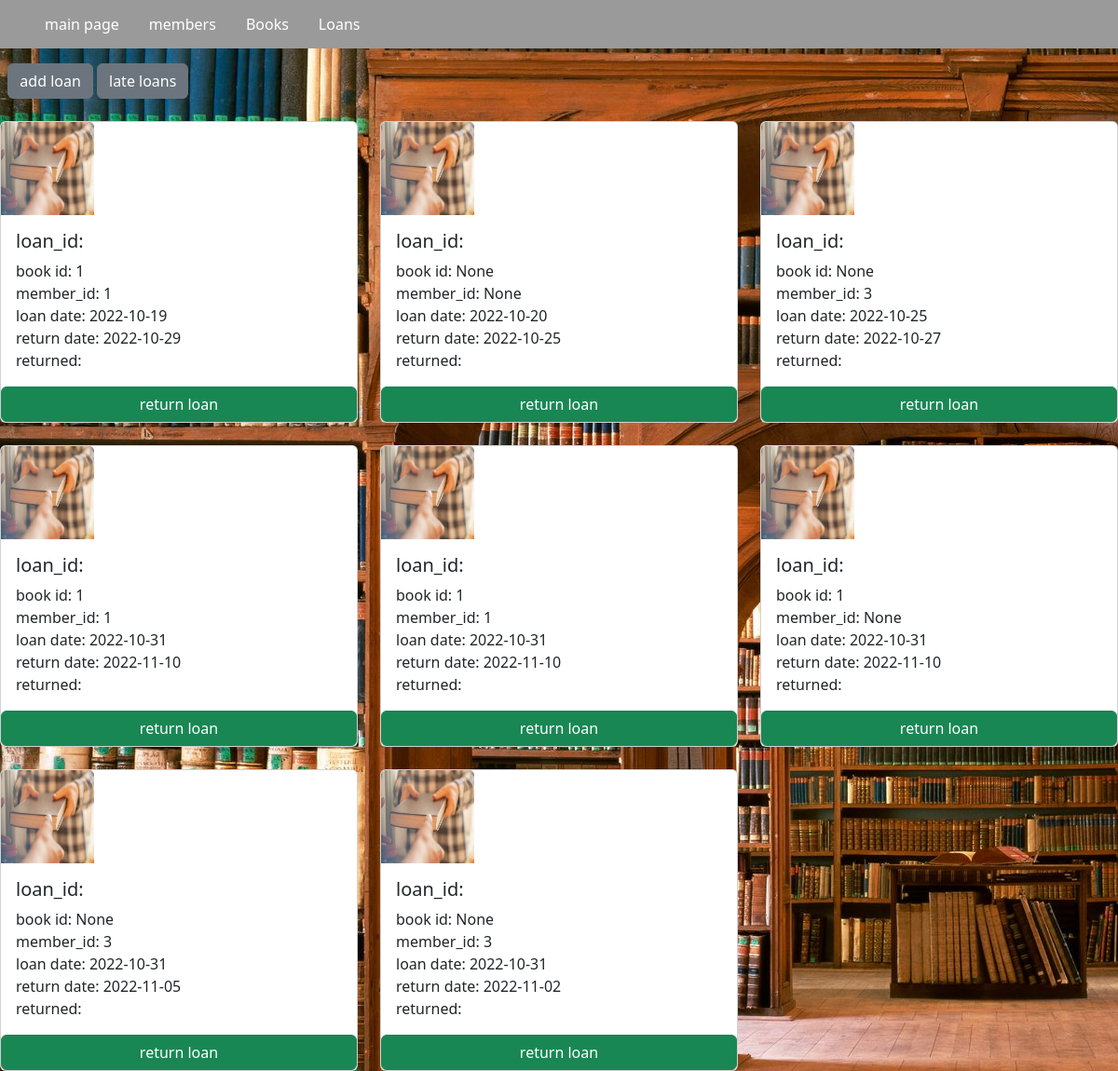
/all_loans, run on the app's committed database.
### book_library.py (models this page shows, shortened)
class Loans(db.Model):
    loan_id = db.Column("LoanID",db.Integer, primary_key = True)
    book_id = db.Column("BookID", db.Integer, db.ForeignKey("books.BookID") )
    member_id = db.Column("MemberID", db.Integer, db.ForeignKey("members.memberID"))
    loan_date = db.Column("DateOfLoan",db.Date, nullable = True)
    return_date = db.Column("returnDate", db.Date, nullable = True)

### book_library.py (the view)
@app.route("/all_loans")
def Loans_main_page():
    loans = Loans.query.all()
    return render_template ("all_loans.html", loans = Loans.query.all())

### templates/all_loans.html (shortened to what this page needs)
{% extends "layout.html" %}
{% block content %}
&nbsp; <a href="add_loan"><button type="button" class="btn btn-secondary">add loan</button></a>
<a href="late_Loans"><button type="button" class="btn btn-secondary">late loans</button></a><br><br>
<div class="row row-cols-1 row-cols-md-3 g-4">
  {% for loan in loans %}
  <div class="col">
    <div class="card">
      <img class="card-img-top" src="/static/loan_book.jpg" alt="loan photo" style="width:100px;height:100px;">
      <div class="card-body">
        <h5 class="card-title">loan_id: {{loan.loan}}</h5>
        <p class="card-text"> book id: {{loan.book_id}} <br>
          member_id: {{loan.member_id}} <br>
          loan date: {{loan.loan_date}} <br>
          return date: {{loan.return_date}} <br>
          returned: {{loan.returned}}</p>
        </div>
      <a class="btn btn-success" href="/loan/DELETE/{{loan.loan_id}}">return loan</a>
    </div>
  </div>
  {% endfor %}
</div>
{% endblock %}

### templates/layout.html (shortened to what this page needs)
<!DOCTYPE html>
<html>
<head>
       <link href="https://cdn.jsdelivr.net/npm/bootstrap@5.2.2/dist/css/bootstrap.min.css" rel="stylesheet"
 />
</head>
<body>
    <body background="{{ url_for('static', filename='/library.jpg') }}"></body>
    <ul>
        <li><a class="active" href="/">main page</a></li>
        <li><a class="members" href="/all_member">members</a></li>
        <li><a class="books" href="/all_books">Books</a></li>
        <li><a class="loans" href="/all_loans">Loans</a></li>
    </ul>
    <div id="content">{% block content %}{% endblock %}</div>
    </body>
</html>

### templates/layout.html (style rules this page uses)
ul { list-style-type: none; margin: 0; padding: 0; overflow: hidden; background-color: #9a9a9a; }
li { float: left; }
li a { display: block; color: white; text-align: center; padding: 14px 16px; text-decoration: none; }

### data on the page
Loans: book_id "1", member_id "1", loan_date "2022-10-19", return_date "2022-10-29"
Loans: book_id "None", member_id "None", loan_date "2022-10-20", return_date "2022-10-25"
Loans: book_id "None", member_id "3", loan_date "2022-10-25", return_date "2022-10-27"
Loans: book_id "1", member_id "1", loan_date "2022-10-31", return_date "2022-11-10"
Loans: book_id "1", member_id "1", loan_date "2022-10-31", return_date "2022-11-10"
Loans: book_id "1", member_id "None", loan_date "2022-10-31", return_date "2022-11-10"
Loans: book_id "None", member_id "3", loan_date "2022-10-31", return_date "2022-11-05"
Loans: book_id "None", member_id "3", loan_date "2022-10-31", return_date "2022-11-02"
